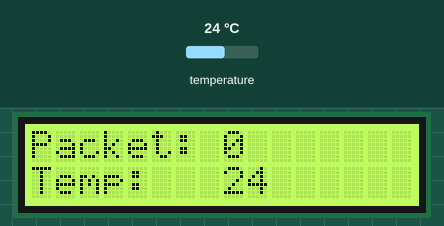
Recording of a sketch running on a simulated Arduino Uno, built with avr-gcc and run on an emulated ATmega328P. Shown: 16×2 character LCD. The inputs (shaded band) are chosen by the test bench; at power-on: temperature 24 °C. No radio packets arrive unless stated.

Above: at 1.3 s.
1.4 s: temperature set to 12 °C
At 6.5 s:
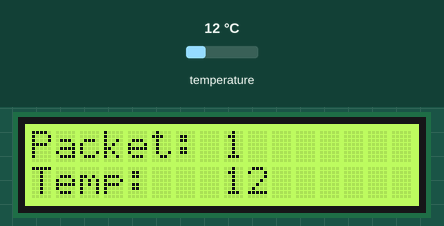
12.0 s: temperature set to 19 °C
At 15.9 s:
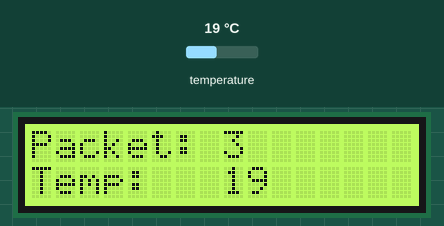
21.7 s: temperature set to 28 °C
At 26.5 s:
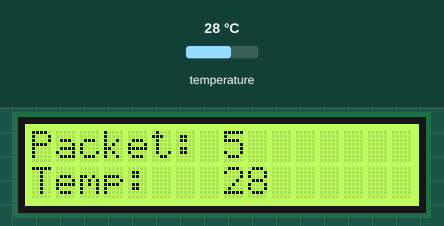
Timing chart, 0 to 28.0 s (numbered marks = the images above; inputs shaded):
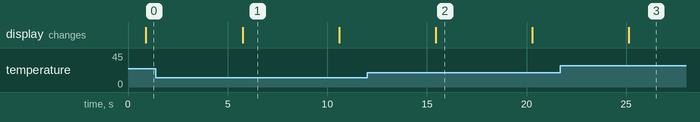

Measured:
- what the display in image 1 shows lasts 4.9 s, from 5.7 s to 10.6 s

The sketch:

LoRaSender_v2.ino
```cpp
// AUTHOR: GUILLERMO PEREZ GUILLEN

#include <SPI.h>
#include <LoRa.h>
#include <OneWire.h> // DS1B20->
#include <DallasTemperature.h>
#include <Wire.h> // LCD->
#include "rgb_lcd.h"
rgb_lcd lcd;
const int colorR = 173;
const int colorG = 255;
const int colorB = 47;

// Data wire is plugged into port 2 on the Arduino
#define ONE_WIRE_BUS 2
// Setup a oneWire instance to communicate with any OneWire devices (not just Maxim/Dallas temperature ICs)
OneWire oneWire(ONE_WIRE_BUS);
// Pass our oneWire reference to Dallas Temperature.
DallasTemperature sensors(&oneWire);

int counter = 0;

void setup() {
  // set up the LCD's number of columns and rows:
  lcd.begin(16, 2);
  lcd.setRGB(colorR, colorG, colorB);
  // Print a message to the LCD.
  lcd.print("ECOLOGY!");
  lcd.setCursor(0, 1); // LCD
  lcd.print("LoRa Sender");
  if (!LoRa.begin(915E6)) {
  lcd.setCursor(0, 1); // LCD
  lcd.print("Starting LoRa failed!");
    while (1);
  }
  sensors.begin();
}

void loop() {
  sensors.requestTemperatures();   //The command to read the temperature is sent
  int temp= sensors.getTempCByIndex(0); //The temperature is obtained in ºC
  lcd.clear();
  lcd.setCursor(0, 0); // LCD
  lcd.print("Packet:");
  lcd.setCursor(8, 0); // LCD
  lcd.print(counter);
  lcd.setCursor(0, 1); // LCD
  lcd.print("Temp:");
  lcd.setCursor(8, 1); // LCD
  lcd.print(temp);
  // send packet
  LoRa.beginPacket();
  LoRa.print(temp);
  LoRa.endPacket();
  counter++;
  delay(4000);
}
```
